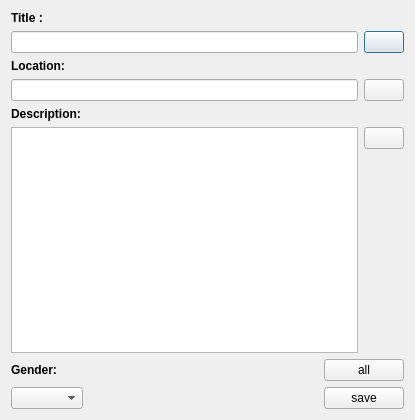
<?xml version="1.0" encoding="UTF-8"?>
<ui version="4.0">
 <class>AddTournament</class>
 <widget class="QDialog" name="AddTournament">
  <property name="geometry">
   <rect>
    <x>0</x>
    <y>0</y>
    <width>415</width>
    <height>420</height>
   </rect>
  </property>
  <property name="windowTitle">
   <string>Dialog</string>
  </property>
  <layout class="QVBoxLayout" name="verticalLayout_8">
   <item>
    <layout class="QVBoxLayout" name="verticalLayout_7">
     <item>
      <layout class="QVBoxLayout" name="verticalLayout">
       <item>
        <widget class="QLabel" name="label">
         <property name="font">
          <font>
           <bold>true</bold>
          </font>
         </property>
         <property name="text">
          <string>Title :</string>
         </property>
        </widget>
       </item>
       <item>
        <layout class="QHBoxLayout" name="horizontalLayout_2">
         <item>
          <widget class="QLineEdit" name="titleLine">
           <property name="minimumSize">
            <size>
             <width>300</width>
             <height>0</height>
            </size>
           </property>
          </widget>
         </item>
         <item>
          <widget class="QPushButton" name="clearTitleButton">
           <property name="text">
            <string/>
           </property>
           <property name="icon">
            <iconset resource="res.qrc">
             <normaloff>:/images/clear_all.png</normaloff>:/images/clear_all.png</iconset>
           </property>
          </widget>
         </item>
        </layout>
       </item>
      </layout>
     </item>
     <item>
      <layout class="QVBoxLayout" name="verticalLayout_2">
       <item>
        <widget class="QLabel" name="label_2">
         <property name="font">
          <font>
           <bold>true</bold>
          </font>
         </property>
         <property name="text">
          <string>Location:</string>
         </property>
        </widget>
       </item>
       <item>
        <layout class="QHBoxLayout" name="horizontalLayout_4">
         <item>
          <widget class="QLineEdit" name="locationLine">
           <property name="minimumSize">
            <size>
             <width>300</width>
             <height>0</height>
            </size>
           </property>
          </widget>
         </item>
         <item>
          <widget class="QPushButton" name="clearLocationButton">
           <property name="text">
            <string/>
           </property>
           <property name="icon">
            <iconset resource="res.qrc">
             <normaloff>:/images/clear_all.png</normaloff>:/images/clear_all.png</iconset>
           </property>
          </widget>
         </item>
        </layout>
       </item>
      </layout>
     </item>
     <item>
      <layout class="QVBoxLayout" name="verticalLayout_5">
       <item>
        <widget class="QLabel" name="label_3">
         <property name="font">
          <font>
           <bold>true</bold>
          </font>
         </property>
         <property name="text">
          <string>Description:</string>
         </property>
        </widget>
       </item>
       <item>
        <layout class="QHBoxLayout" name="horizontalLayout_5">
         <item>
          <widget class="QTextEdit" name="descriptionTextEdit">
           <property name="minimumSize">
            <size>
             <width>300</width>
             <height>120</height>
            </size>
           </property>
          </widget>
         </item>
         <item>
          <layout class="QVBoxLayout" name="verticalLayout_3">
           <item>
            <widget class="QPushButton" name="clearDescriptionButton">
             <property name="text">
              <string/>
             </property>
             <property name="icon">
              <iconset resource="res.qrc">
               <normaloff>:/images/clear_all.png</normaloff>:/images/clear_all.png</iconset>
             </property>
            </widget>
           </item>
           <item>
            <spacer name="verticalSpacer">
             <property name="orientation">
              <enum>Qt::Vertical</enum>
             </property>
             <property name="sizeHint" stdset="0">
              <size>
               <width>20</width>
               <height>138</height>
              </size>
             </property>
            </spacer>
           </item>
          </layout>
         </item>
        </layout>
       </item>
      </layout>
     </item>
     <item>
      <layout class="QHBoxLayout" name="horizontalLayout_6">
       <item>
        <layout class="QVBoxLayout" name="verticalLayout_4">
         <item>
          <widget class="QLabel" name="label_4">
           <property name="font">
            <font>
             <bold>true</bold>
            </font>
           </property>
           <property name="text">
            <string>Gender: </string>
           </property>
          </widget>
         </item>
         <item>
          <layout class="QHBoxLayout" name="horizontalLayout">
           <item>
            <widget class="QComboBox" name="genderComboBox"/>
           </item>
           <item>
            <spacer name="horizontalSpacer">
             <property name="orientation">
              <enum>Qt::Horizontal</enum>
             </property>
             <property name="sizeHint" stdset="0">
              <size>
               <width>198</width>
               <height>20</height>
              </size>
             </property>
            </spacer>
           </item>
          </layout>
         </item>
        </layout>
       </item>
       <item>
        <layout class="QVBoxLayout" name="verticalLayout_6">
         <item>
          <widget class="QPushButton" name="clearButton">
           <property name="text">
            <string>all</string>
           </property>
           <property name="icon">
            <iconset resource="res.qrc">
             <normaloff>:/images/clear_all.png</normaloff>:/images/clear_all.png</iconset>
           </property>
          </widget>
         </item>
         <item>
          <widget class="QPushButton" name="saveButton">
           <property name="text">
            <string>save</string>
           </property>
          </widget>
         </item>
        </layout>
       </item>
      </layout>
     </item>
    </layout>
   </item>
  </layout>
 </widget>
 <resources>
  <include location="res.qrc"/>
 </resources>
 <connections/>
</ui>
